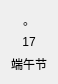
<?xml version="1.0" encoding="UTF-8"?>
<ui version="4.0">
 <class>CFrmCell</class>
 <widget class="QWidget" name="CFrmCell">
  <property name="geometry">
   <rect>
    <x>0</x>
    <y>0</y>
    <width>54</width>
    <height>66</height>
   </rect>
  </property>
  <property name="windowTitle">
   <string>Form</string>
  </property>
  <property name="windowOpacity">
   <double>1.000000000000000</double>
  </property>
  <property name="autoFillBackground">
   <bool>false</bool>
  </property>
  <layout class="QGridLayout" name="gridLayout">
   <item row="0" column="0">
    <widget class="QLabel" name="lbPrompt">
     <property name="autoFillBackground">
      <bool>false</bool>
     </property>
     <property name="text">
      <string>。</string>
     </property>
     <property name="alignment">
      <set>Qt::AlignCenter</set>
     </property>
    </widget>
   </item>
   <item row="1" column="0">
    <widget class="QLabel" name="lbSolar">
     <property name="text">
      <string>17</string>
     </property>
     <property name="alignment">
      <set>Qt::AlignCenter</set>
     </property>
    </widget>
   </item>
   <item row="2" column="0">
    <widget class="QLabel" name="lbLunar">
     <property name="text">
      <string>端午节</string>
     </property>
     <property name="alignment">
      <set>Qt::AlignCenter</set>
     </property>
    </widget>
   </item>
  </layout>
 </widget>
 <resources/>
 <connections/>
</ui>
